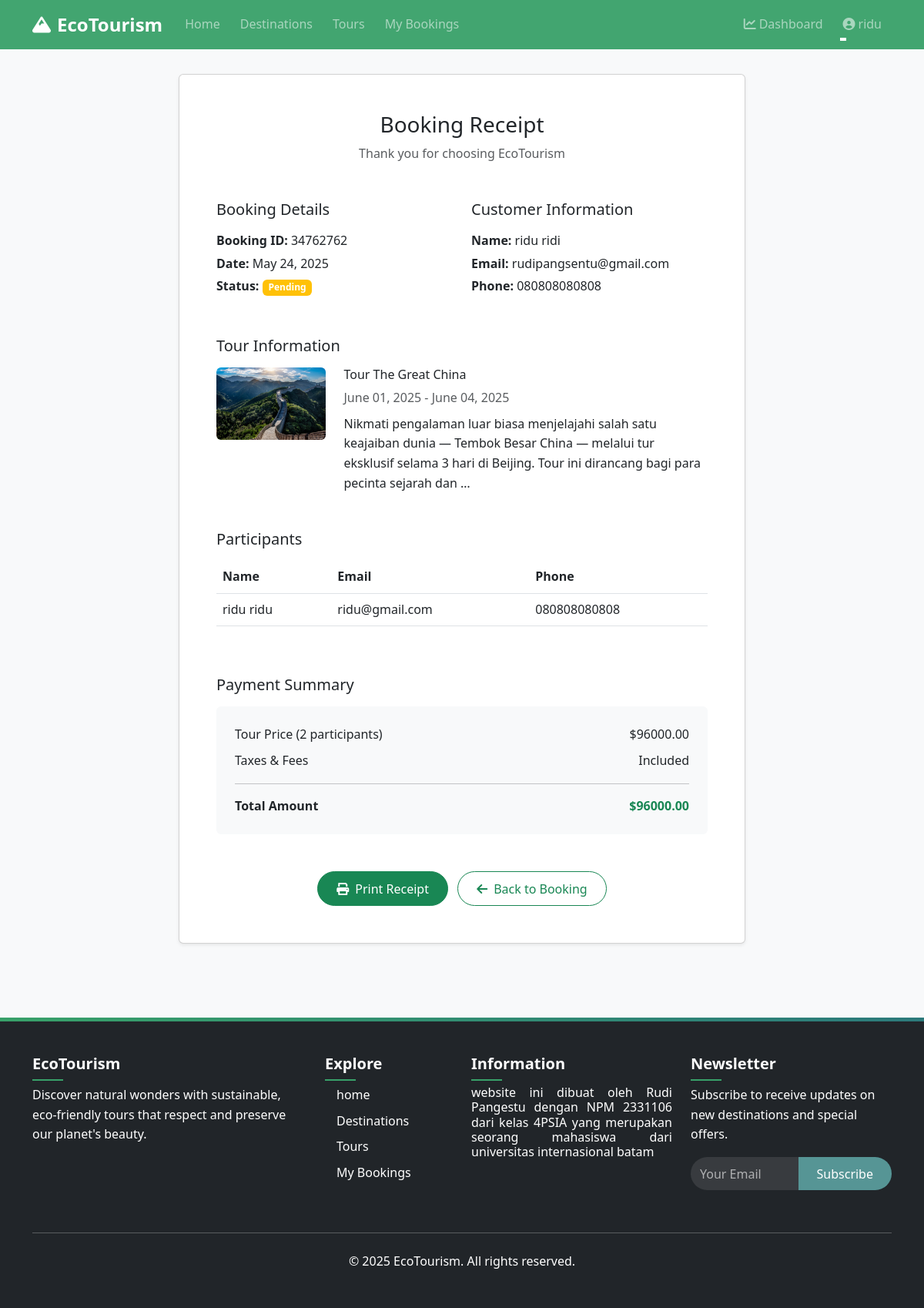
Screenshot of /bookings/receipt/14/ (signed in) with the database file from the repository.
### bookings/models.py (models this page shows, shortened)
class Booking(models.Model):
    STATUS_CHOICES = (
        ('pending', 'Pending'),
        ('confirmed', 'Confirmed'),
        ('cancelled', 'Cancelled'),
        ('completed', 'Completed'),
    )
    user = models.ForeignKey(User, on_delete=models.CASCADE, related_name='bookings')
    tour = models.ForeignKey(Tour, on_delete=models.CASCADE, related_name='bookings')
    tour_date = models.ForeignKey(TourDate, on_delete=models.CASCADE, related_name='bookings')
    booking_date = models.DateTimeField(auto_now_add=True)
    number_of_people = models.PositiveIntegerField()
    total_price = models.DecimalField(max_digits=10, decimal_places=2)
    status = models.CharField(max_length=20, choices=STATUS_CHOICES, default='pending')
    special_requests = models.TextField(blank=True)
    confirmation_code = models.CharField(max_length=50, unique=True)
    class Meta:
        ordering = ['-booking_date']

class Participant(models.Model):
    booking = models.ForeignKey(Booking, on_delete=models.CASCADE, related_name='participants')
    first_name = models.CharField(max_length=100)
    last_name = models.CharField(max_length=100)
    email = models.EmailField()
    phone = models.CharField(max_length=20)
    date_of_birth = models.DateField()
    passport_number = models.CharField(max_length=50, blank=True)
    nationality = models.CharField(max_length=100)
    emergency_contact = models.CharField(max_length=100)
    emergency_phone = models.CharField(max_length=20)
    dietary_requirements = models.TextField(blank=True)
    medical_conditions = models.TextField(blank=True)

### tours/models.py (models this page shows, shortened)
class Tour(models.Model):
    DIFFICULTY_CHOICES = (
        ('easy', 'Easy'),
        ('moderate', 'Moderate'),
        ('challenging', 'Challenging'),
        ('difficult', 'Difficult'),
    )
    name = models.CharField(max_length=255)
    slug = models.SlugField(unique=True, max_length=255)
    category = models.ForeignKey(TourCategory, on_delete=models.CASCADE, related_name='tours')
    destinations = models.ManyToManyField(Destination, related_name='tours')
    description = models.TextField()
    itinerary = models.TextField()
    duration = models.PositiveIntegerField(help_text="Duration in days")
    group_size = models.PositiveIntegerField(help_text="Maximum group size")
    difficulty = models.CharField(max_length=20, choices=DIFFICULTY_CHOICES)
    price = models.DecimalField(max_digits=10, decimal_places=2)
    discount_price = models.DecimalField(max_digits=10, decimal_places=2, null=True, blank=True)
    included = models.TextField(help_text="What's included in the tour")
    not_included = models.TextField(help_text="What's not included in the tour")
    featured_image = models.ImageField(upload_to='tours/')
    created_at = models.DateTimeField(auto_now_add=True)
    updated_at = models.DateTimeField(auto_now=True)
    is_active = models.BooleanField(default=True)
    is_featured = models.BooleanField(default=False)
    class Meta:
        ordering = ['-is_featured', 'name']

class TourDate(models.Model):
    tour = models.ForeignKey(Tour, on_delete=models.CASCADE, related_name='dates')
    start_date = models.DateField()
    end_date = models.DateField()
    price = models.DecimalField(max_digits=10, decimal_places=2, help_text="Price for this specific date")
    available_spots = models.PositiveIntegerField()
    is_guaranteed = models.BooleanField(default=False, help_text="Whether the departure is guaranteed")
    class Meta:
        ordering = ['start_date']

### bookings/views.py (the view)
# urls.py: path('receipt/<int:booking_id>/', views.booking_receipt, name='booking_receipt'),
@login_required
def booking_receipt(request, booking_id):
    if request.user.is_staff:
        booking = get_object_or_404(Booking, id=booking_id)
    else:
        booking = get_object_or_404(Booking, id=booking_id, user=request.user)
    return render(request, 'bookings/booking_receipt.html', {
        'booking': booking,
    })

### templates/bookings/booking_receipt.html (shortened to what this page needs)
{% extends "base.html" %}
{% block content %}
<div class="container py-5">
    <div class="row justify-content-center">
        <div class="col-lg-8">
            <div class="card shadow-sm">
                <div class="card-body p-5">
                    <div class="text-center mb-5">
                        <h1 class="h3">Booking Receipt</h1>
                        <p class="text-muted mb-0">Thank you for choosing EcoTourism</p>
                    </div>
                    <div class="row mb-5">
                        <div class="col-md-6">
                            <h2 class="h5 mb-3">Booking Details</h2>
                            <p class="mb-1"><strong>Booking ID:</strong> {{ booking.confirmation_code }}</p>
                            <p class="mb-1"><strong>Date:</strong> {{ booking.booking_date|date:"F d, Y" }}</p>
                            <p class="mb-1"><strong>Status:</strong>
                                <span class="badge {% if booking.status == 'confirmed' %}bg-success{% elif booking.status == 'pending' %}bg-warning{% else %}bg-danger{% endif %}">
                                    {{ booking.status|title }}
                                </span>
                            </p>
                        </div>
                        <div class="col-md-6">
                            <h2 class="h5 mb-3">Customer Information</h2>
                            <p class="mb-1"><strong>Name:</strong> {{ booking.user.get_full_name }}</p>
                            <p class="mb-1"><strong>Email:</strong> {{ booking.user.email }}</p>
                            <p class="mb-1"><strong>Phone:</strong> {{ booking.participants.first.phone }}</p>
                        </div>
                    </div>
                    <div class="mb-5">
                        <h2 class="h5 mb-3">Tour Information</h2>
                        <div class="row">
                            <div class="col-md-3">
                                <img src="{{ booking.tour.featured_image.url }}" class="img-fluid rounded" alt="{{ booking.tour.name }}">
                            </div>
                            <div class="col-md-9">
                                <h3 class="h6 mb-2">{{ booking.tour.name }}</h3>
                                <p class="text-muted mb-2">
                                    {{ booking.tour_date.start_date|date:"F d, Y" }} - {{ booking.tour_date.end_date|date:"F d, Y" }}
                                </p>
                                <p class="mb-0">{{ booking.tour.description|truncatewords:30 }}</p>
                            </div>
                        </div>
                    </div>
                    <div class="mb-5">
                        <h2 class="h5 mb-3">Participants</h2>
                        <div class="table-responsive">
                            <table class="table">
                                <thead>
                                    <tr>
                                        <th>Name</th>
                                        <th>Email</th>
                                        <th>Phone</th>
                                    </tr>
                                </thead>
                                <tbody>
                                    {% for participant in booking.participants.all %}
                                    <tr>
                                        <td>{{ participant.first_name }} {{ participant.last_name }}</td>
                                        <td>{{ participant.email }}</td>
                                        <td>{{ participant.phone }}</td>
                                    </tr>
                                    {% endfor %}
                                </tbody>
                            </table>
                        </div>
                    </div>
                    <div class="mb-5">
                        <h2 class="h5 mb-3">Payment Summary</h2>
                        <div class="bg-light p-4 rounded">
                            <div class="d-flex justify-content-between mb-2">
                                <span>Tour Price ({{ booking.number_of_people }} participants)</span>
                                <span>${{ booking.total_price }}</span>
                            </div>
                            <div class="d-flex justify-content-between mb-2">
                                <span>Taxes & Fees</span>
                                <span>Included</span>
                            </div>
                            <hr>
                            <div class="d-flex justify-content-between">
                                <strong>Total Amount</strong>
                                <strong class="text-success">${{ booking.total_price }}</strong>
                            </div>
                        </div>
                    </div>
                    <div class="text-center">
                        <button onclick="window.print()" class="btn btn-success me-2">
                            <i class="fas fa-print me-2"></i>Print Receipt
                        </button>
                        <a href="{% url 'booking_detail' booking.id %}" class="btn btn-outline-success">
                            <i class="fas fa-arrow-left me-2"></i>Back to Booking
                        </a>
                    </div>
                </div>
            </div>
        </div>
    </div>
</div>
{% endblock %}

### templates/base.html (shortened to what this page needs)
{% load static %}
<!DOCTYPE html>
<html lang="en">
<head>
    <link rel="stylesheet" href="https://cdn.jsdelivr.net/npm/bootstrap@5.3.0/dist/css/bootstrap.min.css">
    <link rel="stylesheet" href="https://cdnjs.cloudflare.com/ajax/libs/font-awesome/6.0.0/css/all.min.css">
    <link rel="stylesheet" href="https://cdnjs.cloudflare.com/ajax/libs/animate.css/4.1.1/animate.min.css">
    <link rel="stylesheet" href="{% static 'css/style.css' %}">
</head>
<body>
<header class="kepala mb-5">
    <nav class="navbar navbar-expand-lg navbar-dark fixed-top animate__animated animate__slideInDown animate__faster">
        <div class="container">
            <a class="navbar-brand animate__animated animate__zoomIn" href="{% url 'home' %}">
                <i class="fas fa-mountain me-2"></i>EcoTourism
            </a>
            <div class="collapse navbar-collapse" id="navbarMain">
                <ul class="navbar-nav me-auto">
                    <li class="nav-item">
                        <a class="nav-link" href="{% url 'home' %}">Home</a>
                    </li>
                    <li class="nav-item">
                        <a class="nav-link" href="{% url 'destination_list' %}">Destinations</a>
                    </li>
                    <li class="nav-item">
                        <a class="nav-link" href="{% url 'tour_list' %}">Tours</a>
                    </li>
                    {% if user.is_authenticated %}
                    <li class="nav-item">
                        <a class="nav-link" href="{% url 'booking_list' %}">My Bookings</a>
                    </li>
                    {% endif %}
                </ul>
                <div class="navbar-nav">
                    {% if user.is_authenticated %}
                        {% if user.is_staff %}
                        <a class="nav-link" href="{% url 'dashboard' %}">
                            <i class="fas fa-chart-line me-1"></i>Dashboard
                        </a>
                        {% endif %}
                        <div class="nav-item dropdown">
                            <a class="nav-link dropdown-toggle" href="#" id="userDropdown" role="button" data-bs-toggle="dropdown">
                                <i class="fas fa-user-circle me-1"></i>{{ user.username }}
                            </a>
                        </div>
                    {% endif %}
                </div>
            </div>
        </div>
    </nav>
</header>
    <main style="min-height: 60vh;">
        {% block content %}{% endblock %}
    </main>
    <footer class="bg-dark text-white py-5 mt-5">
        <div class="container">
            <div class="row">
                <div class="col-md-4 mb-4">
                    <h5 class="mb-3">EcoTourism</h5>
                    <p>Discover natural wonders with sustainable, eco-friendly tours that respect and preserve our planet's beauty.</p>
                </div>
                <div class="col-md-2 mb-4">
                    <h5 class="mb-3">Explore</h5>
                    <ul class="list-unstyled">
                        <li class="mb-2"><a href="{% url 'home' %}" class="text-white text-decoration-none">home</a></li>
                        <li class="mb-2"><a href="{% url 'destination_list' %}" class="text-white text-decoration-none">Destinations</a></li>
                        <li class="mb-2"><a href="{% url 'tour_list' %}" class="text-white text-decoration-none">Tours</a></li>
                        <li><a href="{% url 'booking_list' %}" class="text-white text-decoration-none">My Bookings</a></li>
                    </ul>
                </div>
                <div class="col-md-3 mb-4">
                    <h5 class="mb-3">Information</h5>
                    <h6 class="text-justify"> website ini dibuat oleh Rudi Pangestu dengan NPM 2331106 dari kelas 4PSIA yang merupakan seorang mahasiswa dari universitas internasional batam </h6>
                </div>
                <div class="col-md-3">
                    <h5 class="mb-3">Newsletter</h5>
                    <p>Subscribe to receive updates on new destinations and special offers.</p>
                    <form>
                        <div class="input-group mb-3">
                            <input type="email" class="form-control" placeholder="Your Email">
                            <button class="btn btn-primary" type="submit">Subscribe</button>
                        </div>
                    </form>
                </div>
            </div>
            <hr class="my-4">
            <div class="text-center">
                <p class="mb-0">&copy; 2025 EcoTourism. All rights reserved.</p>
            </div>
        </div>
    </footer>
</body>
</html>

### rows the page displays
Booking: confirmation_code "34762762", booking_date "May 24, 2025", status "Pending", user.get_full_name "ridu ridi", user.email "rudipangsentu@gmail.com", participants.first.phone "080808080808", tour.featured_image (picture), tour.name "Tour The Great China", tour_date.start_date "June 01, 2025", tour_date.end_date "June 04, 2025", tour.description "Nikmati pengalaman luar biasa menjelajahi salah satu keajaiban dunia — Tembok Besar China — melalui tur eksklusif selama 3 hari di Beijing. Tour ini dirancang bagi para pecinta sejarah dan …", number_of_people "2", total_price "96000.00"
Participant: first_name "ridu", last_name "ridu", email "ridu@gmail.com", phone "080808080808"

### other values shown
{{ user.username }} "ridu"
